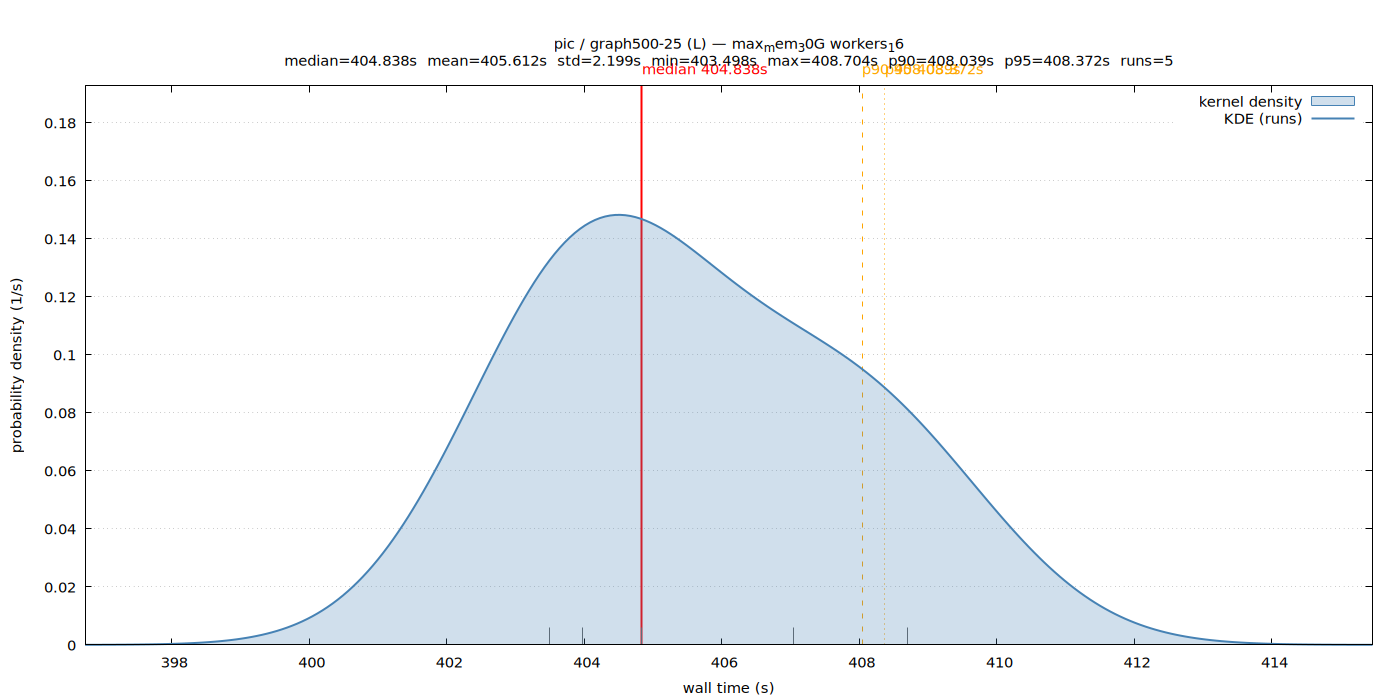

Write the gnuplot code that produced this figure.
set terminal pngcairo size 1400,700 enhanced font 'Sans,11'
set output '/home/ubuntu/nvm/gfrs/pic/L/graph500-25/max_mem_30G_workers_16/wall_time.png'
set title "pic / graph500-25 (L) — max_mem_30G workers_16\nmedian=404.838s  mean=405.612s  std=2.199s  min=403.498s  max=408.704s  p90=408.039s  p95=408.372s  runs=5"
set xlabel 'wall time (s)'
set ylabel 'probability density (1/s)'
set tmargin 5
set yrange [0:0.192754]
set xrange [396.739672:415.462190]
set grid y
set key top right
set arrow from 404.837772,0 to 404.837772,0.192754 nohead lc rgb 'red' lw 2
set label 'median 404.838s' at 404.837772,0.192754 offset char 0,1 tc rgb 'red'
set arrow from 408.039187,0 to 408.039187,0.192754 nohead lc rgb 'orange' lw 1 dt 2
set label 'p90 408.039s' at 408.039187,0.192754 offset char 0,1 tc rgb 'orange'
set arrow from 408.371523,0 to 408.371523,0.192754 nohead lc rgb 'orange' lw 1 dt 3
set label 'p95 408.372s' at 408.371523,0.192754 offset char 0,1 tc rgb 'orange'
set arrow from 403.498003,0 to 403.498003,0.0059309 nohead lc rgb '#666666' lw 1
set arrow from 403.977142,0 to 403.977142,0.0059309 nohead lc rgb '#666666' lw 1
set arrow from 408.703859,0 to 408.703859,0.0059309 nohead lc rgb '#666666' lw 1
set arrow from 407.042179,0 to 407.042179,0.0059309 nohead lc rgb '#666666' lw 1
set arrow from 404.837772,0 to 404.837772,0.0059309 nohead lc rgb '#666666' lw 1
plot '/home/ubuntu/nvm/gfrs/pic/L/graph500-25/max_mem_30G_workers_16/wall_time.dat' using 1:2 with filledcurves y=0 lc rgb '#4682b4' fs transparent solid 0.25 title 'kernel density', \
     '/home/ubuntu/nvm/gfrs/pic/L/graph500-25/max_mem_30G_workers_16/wall_time.dat' using 1:2 with lines lw 2 lc rgb '#4682b4' title 'KDE (runs)'
